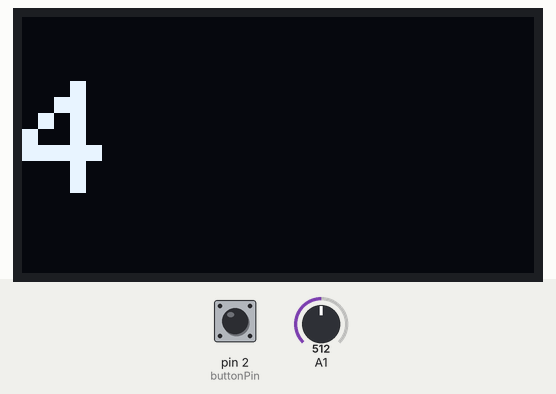
Simulated run of this sketch. Board: Arduino Uno, built with avr-gcc and run on an emulated ATmega328P. On the bench: 128×64 one-colour display. The inputs (shaded band) are chosen by the test bench; at power-on: pin 2 (buttonPin) HIGH, A1 = 512. Random numbers use the default seed unless the sketch sets one.

Above: at 1.2 s.
1.3 s: pin 2 (buttonPin) pulled LOW for 3.2 s
At 2.5 s:
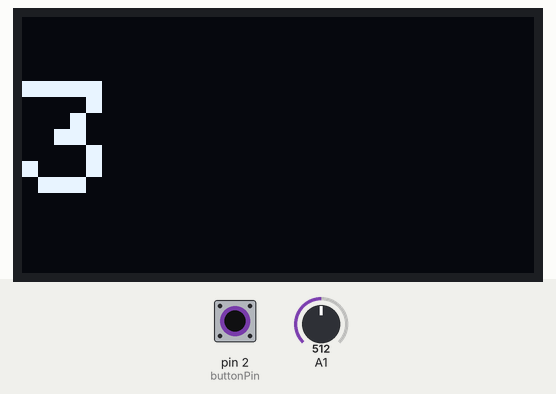
6.0 s: A1 set to 716
At 7.0 s:
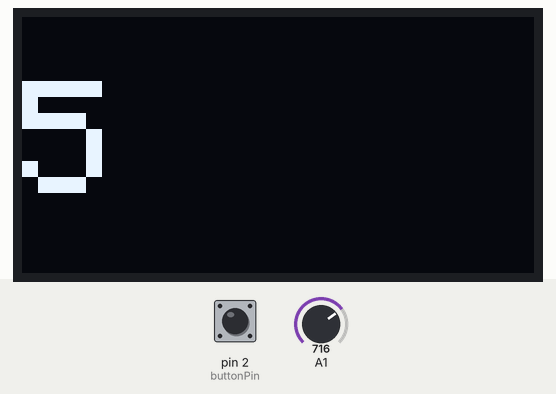
7.5 s: A1 set to 900
At 8.7 s:
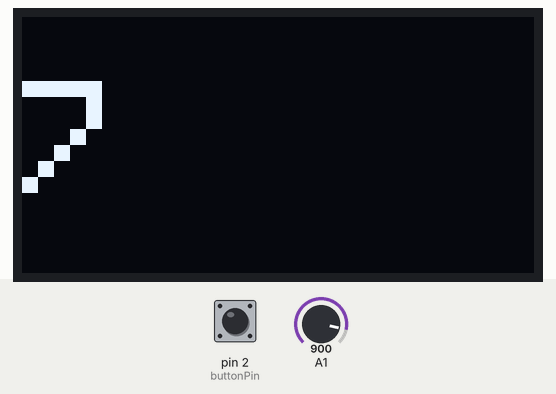
9.0 s: A1 set to 306
At 9.5 s:
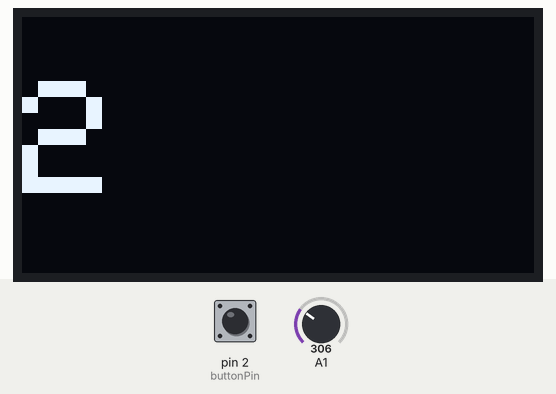
10.5 s: pin 2 (buttonPin) pulled LOW for 3.2 s
At 11.3 s:
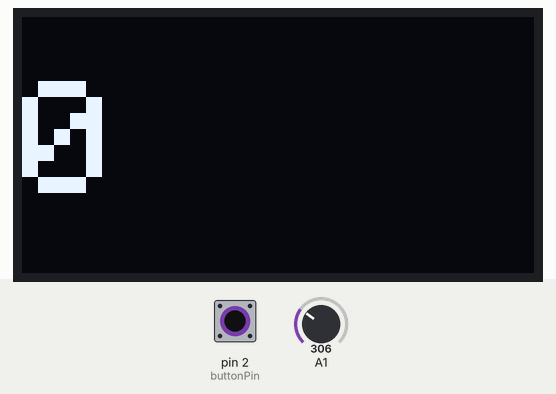
Timing chart, 0 to 13.5 s (numbered marks = the images above; inputs shaded):
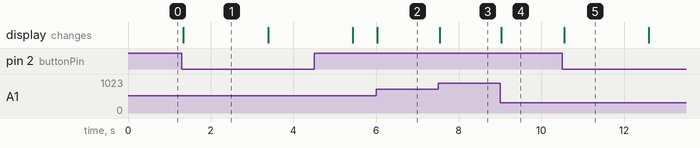

Measured:
- after the input at 1.3 s, the display: changes at once (image 1)
- after the input at 6.0 s, the display: changes at once (image 2)
- after the input at 7.5 s, the display: changes at once (image 3)
- after the input at 9.0 s, the display: changes at once (image 4)
- after the input at 10.5 s, the display: changes after 0.05 s (image 5)
- what the display in image 1 shows lasts 2.1 s, from 1.3 s to 3.4 s

The sketch:

randomgenerator.ino
```cpp
#include <SPI.h>
#include <Wire.h>
#include <Adafruit_GFX.h>
#include <Adafruit_SSD1306.h>

const int buttonPin = 2;
Adafruit_SSD1306 display(-1);
int buttonState = 0;

void setup() {
  // ------- Do not modify this section of code ------
  // initialize with the I2C addr 0x3C
  display.begin(SSD1306_SWITCHCAPVCC, 0x3C);
  // Clear the buffer.
  display.clearDisplay();


  pinMode(buttonPin, INPUT);
  // --------------------------------------------------
  randomSeed(analogRead(0));
  Serial.begin(9600);
  pinMode(buttonPin, INPUT_PULLUP);
}

void loop() {
  int val = analogRead(1) / 128;
  int rand_v = random(val);
  int last = 0;
  buttonState = digitalRead(buttonPin);


  display.setTextSize(4);
  display.setTextColor(WHITE);
  display.setCursor(0,16);

  if (buttonState == HIGH) {
    display.println(val);
    display.display();
    display.clearDisplay();
  }
  else {
    last = rand_v;
    display.println(last);
    display.display();
    display.clearDisplay();
    delay(1000);
  }

}
```
